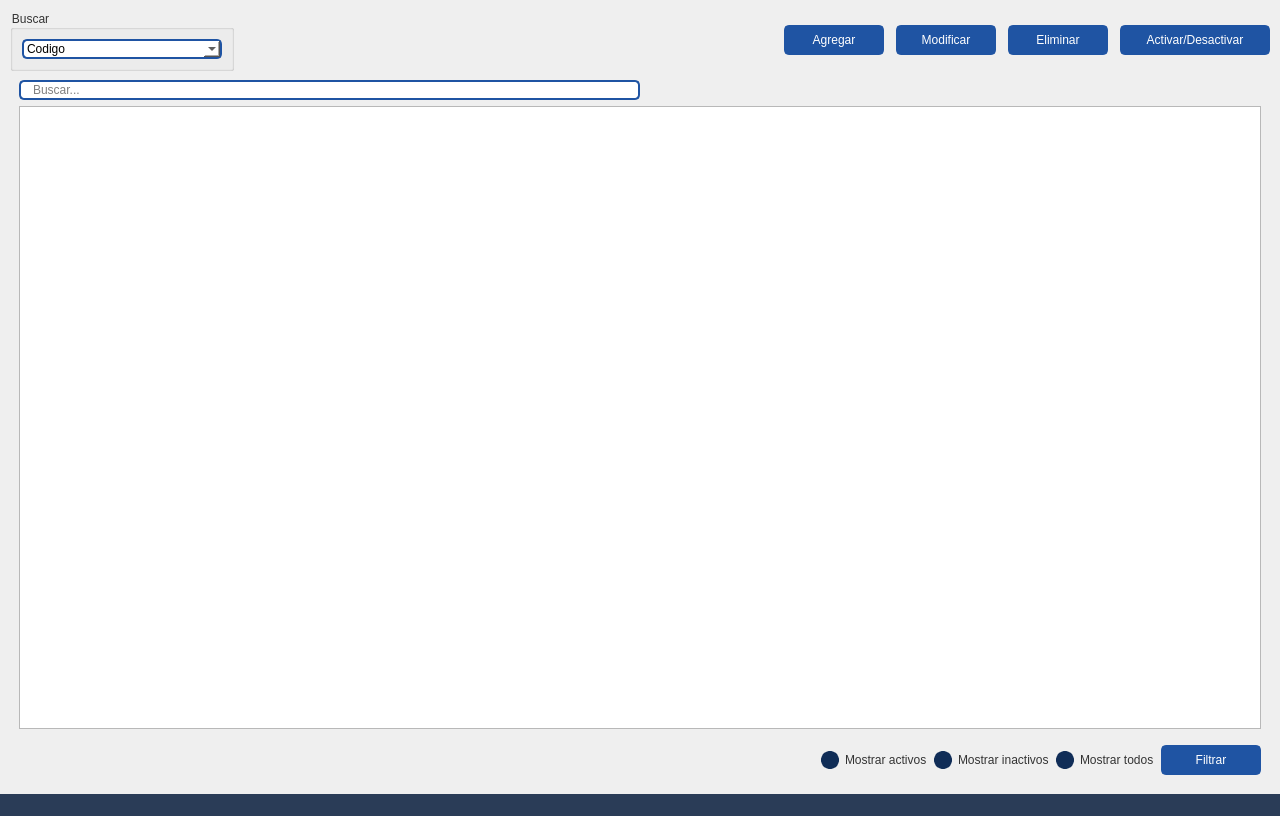
<?xml version="1.0" encoding="UTF-8"?>
<ui version="4.0">
 <author>Wanderson M. Pimenta</author>
 <class>MainWindow</class>
 <widget class="QMainWindow" name="MainWindow">
  <property name="geometry">
   <rect>
    <x>0</x>
    <y>0</y>
    <width>1280</width>
    <height>816</height>
   </rect>
  </property>
  <property name="minimumSize">
   <size>
    <width>1280</width>
    <height>720</height>
   </size>
  </property>
  <property name="windowTitle">
   <string/>
  </property>
  <property name="windowIcon">
   <iconset>
    <normaloff>:/images/images/images/Logo_vertical.png</normaloff>:/images/images/images/Logo_vertical.png</iconset>
  </property>
  <widget class="QWidget" name="styleSheet">
   <property name="font">
    <font>
     <family>Segoe UI</family>
     <pointsize>9</pointsize>
     <weight>50</weight>
     <italic>false</italic>
     <bold>false</bold>
    </font>
   </property>
   <property name="styleSheet">
    <string notr="true">QWidget{
	color: #333;
	font: 9pt &quot;Segoe UI&quot;;
}
/* -----------------  MENUS ----------------- */


#topMenu .QPushButton {	
	background-position: left center;
    background-repeat: no-repeat;
	border: none;
	border-left: 22px solid transparent;
	background-color: transparent;
	text-align: left;
	padding-left: 44px;
    color: #f8f8f2;
}

#topMenu .QPushButton:hover {
	background-color: #286FD6;
}
#topMenu .QPushButton:pressed {	
	background-color: #2A3C57;
	color: rgb(255, 255, 255);
}
#bottomMenu .QPushButton {	
	background-position: left center;
    background-repeat: no-repeat;
	border: none;
	border-left: 20px solid transparent;
	background-color:transparent;
	text-align: left;
	padding-left: 44px;
    color: #f8f8f2;
}
#bottomMenu .QPushButton:hover {
	background-color: #286FD6;
}
#bottomMenu .QPushButton:pressed {	
	background-color: #2A3C57;
	color: rgb(255, 255, 255);
}
/* ----------------- Bottom Bar ----------------- */
/*Status bar (inferior)*/
#bottomBar { background-color: #2A3C57 }
#bottomBar QLabel { font-size: 11px; color: #f8f8f2; padding-left: 10px; padding-right: 10px; padding-bottom: 2px; }


/* ----------------- QTableWidget ----------------- */
QTableWidget {	
	background-color: transparent;
/*	padding: 10px;*/
	border-radius: 5px;
	gridline-color: #6C99DD;
    outline: none;
}
QTableWidget::item{
	border-color: tranparent;
	padding-left: 5px;
	padding-right: 5px;
	gridline-color: transparent;
}

QTableWidget::item:selected{
	background-color:#6C99DD; /*color al seleccionar el cuadro*/
    color: white;/*color de la letra en el cuadro*/
}

QHeaderView::section{
	background-color: white;
	border: none;
	border-style: none;
}

/*
QTableWidget::horizontalHeader {	
	background-color: #6272a4;
}
*/

QHeaderView::section:horizontal
{
    border: 1px solid #1F54A3;
	background-color: #1F54A3;
/*	padding: 3px;*/
	border-top-left-radius: 7px;
    border-top-right-radius: 7px;
    color: white;
}

QHeaderView::section:vertical
{
    border: 1px solid #1F54A3;
	border-top-left-radius: 7px;
    border-bottom-left-radius: 7px;
	padding-left:4px;
}




/* ----------------- LineEdit  ----------------- */
QLineEdit {
	border-radius: 5px;
	border: 2px solid #1F54A3;
	padding-left: 10px;
	selection-color: white;
	selection-background-color: #2A3C57;
    color: black;
}
QLineEdit:hover {
	border: 2px solid rgb(98, 114, 164);
}
QLineEdit:focus {
	border: 2px solid #2A3C57;
}




/* ----------------- ScrollBars ----------------- */
/*tamaño y bordes*/
QScrollBar:horizontal {
    border: none;
    background: #6272a4;
    height: 8px;
    margin: 0px 21px 0 21px;
	border-radius: 0px;
}
/*la linea*/
QScrollBar::handle:horizontal {
    background: #296FD6;
    min-width: 25px;

}
/*bordecito inferior derecho*/
QScrollBar::add-line:horizontal {
    border: none;
    background: #102D57;
    width: 20px;
	border-top-right-radius: 4px;
    border-bottom-right-radius: 4px;
    subcontrol-position: right;
    subcontrol-origin: margin;
}
/*bordecito inferior izquierdo*/
QScrollBar::sub-line:horizontal {
    border: none;
    background: #102D57;
    width: 20px;
	border-top-left-radius: 4px;
    border-bottom-left-radius: 4px;
    subcontrol-position: left;
    subcontrol-origin: margin;
}

/*tamaño y bordes*/
 QScrollBar:vertical {
	border: none;
    background-color: #6272a4;
    width: 8px;
    margin: 21px 0 21px 0;
	border-radius: 0px;
 }
/*la linea*/
 QScrollBar::handle:vertical {	
	background: #296FD6;
    min-height: 25px;

 }
/*bordecito lateral inferior*/
 QScrollBar::add-line:vertical {
     border: none;
    background: #102D57;
     height: 20px;
	border-bottom-left-radius: 4px;
    border-bottom-right-radius: 4px;
     subcontrol-position: bottom;
     subcontrol-origin: margin;
 }
/*bordecito lateral superior*/
 QScrollBar::sub-line:vertical {
	border: none;
    background: #102D57;
     height: 20px;
	border-top-left-radius: 4px;
    border-top-right-radius: 4px;
     subcontrol-position: top;
     subcontrol-origin: margin;
 }

/* ----------------- RadioButton ----------------- */
QRadioButton::indicator {
    border: 3px solid #102D57;
	width: 12px;
	height: 12px;
	border-radius: 9px;
    background: #102D57;
}

QRadioButton::indicator:hover {
    border: 3px solid #1F54A3;
}

QRadioButton::indicator:checked {
    background: 3px solid #296FD6;
	border: 3px solid #296FD6;	
}
/* ----------------- QComboBox ----------------- */
QComboBox{
	background-color: white;
	border-radius: 5px;
	border: 2px solid #1F54A3;
    color: black;
}
QComboBox:hover{
	border: 2px solid #7284b9;
}
QComboBox::drop-down {
	subcontrol-origin: padding;
	subcontrol-position: top right;
	width: 25px; 
	border-left-width: 3px;
	border-left-color: white;
	border-left-style: solid;
	border-top-right-radius: 3px;
	background-image:url(:/icons/images/icons/cil-arrow-bottom.png);
	border-bottom-right-radius: 3px;	
	background-position: center;
	background-repeat: no-reperat;
 }

QComboBox QAbstractItemView {
	color: white;	
	background-color: #1F54A3;
	
	selection-background-color: #1F54A3;
}




</string>
   </property>
   <layout class="QGridLayout" name="gridLayout_10">
    <property name="leftMargin">
     <number>0</number>
    </property>
    <property name="topMargin">
     <number>0</number>
    </property>
    <property name="rightMargin">
     <number>0</number>
    </property>
    <property name="bottomMargin">
     <number>0</number>
    </property>
    <property name="spacing">
     <number>0</number>
    </property>
    <item row="0" column="0">
     <widget class="QFrame" name="bgApp">
      <property name="styleSheet">
       <string notr="true"/>
      </property>
      <property name="frameShape">
       <enum>QFrame::NoFrame</enum>
      </property>
      <property name="frameShadow">
       <enum>QFrame::Raised</enum>
      </property>
      <layout class="QHBoxLayout" name="appLayout">
       <property name="spacing">
        <number>0</number>
       </property>
       <property name="leftMargin">
        <number>0</number>
       </property>
       <property name="topMargin">
        <number>0</number>
       </property>
       <property name="rightMargin">
        <number>0</number>
       </property>
       <property name="bottomMargin">
        <number>0</number>
       </property>
       <item>
        <widget class="QFrame" name="contentBox">
         <property name="frameShape">
          <enum>QFrame::NoFrame</enum>
         </property>
         <property name="frameShadow">
          <enum>QFrame::Raised</enum>
         </property>
         <layout class="QVBoxLayout" name="verticalLayout_2">
          <property name="spacing">
           <number>0</number>
          </property>
          <property name="leftMargin">
           <number>0</number>
          </property>
          <property name="topMargin">
           <number>0</number>
          </property>
          <property name="rightMargin">
           <number>0</number>
          </property>
          <property name="bottomMargin">
           <number>0</number>
          </property>
          <item>
           <widget class="QFrame" name="contentBottom">
            <property name="frameShape">
             <enum>QFrame::NoFrame</enum>
            </property>
            <property name="frameShadow">
             <enum>QFrame::Raised</enum>
            </property>
            <layout class="QVBoxLayout" name="verticalLayout_6">
             <property name="spacing">
              <number>0</number>
             </property>
             <property name="leftMargin">
              <number>0</number>
             </property>
             <property name="topMargin">
              <number>0</number>
             </property>
             <property name="rightMargin">
              <number>0</number>
             </property>
             <property name="bottomMargin">
              <number>0</number>
             </property>
             <item>
              <widget class="QFrame" name="content">
               <property name="frameShape">
                <enum>QFrame::NoFrame</enum>
               </property>
               <property name="frameShadow">
                <enum>QFrame::Raised</enum>
               </property>
               <layout class="QHBoxLayout" name="horizontalLayout_4">
                <property name="spacing">
                 <number>0</number>
                </property>
                <property name="leftMargin">
                 <number>0</number>
                </property>
                <property name="topMargin">
                 <number>0</number>
                </property>
                <property name="rightMargin">
                 <number>0</number>
                </property>
                <property name="bottomMargin">
                 <number>0</number>
                </property>
                <item>
                 <widget class="QFrame" name="pagesContainer">
                  <property name="styleSheet">
                   <string notr="true"/>
                  </property>
                  <property name="frameShape">
                   <enum>QFrame::NoFrame</enum>
                  </property>
                  <property name="frameShadow">
                   <enum>QFrame::Raised</enum>
                  </property>
                  <layout class="QVBoxLayout" name="verticalLayout_15">
                   <property name="spacing">
                    <number>0</number>
                   </property>
                   <property name="leftMargin">
                    <number>10</number>
                   </property>
                   <property name="topMargin">
                    <number>10</number>
                   </property>
                   <property name="rightMargin">
                    <number>10</number>
                   </property>
                   <property name="bottomMargin">
                    <number>10</number>
                   </property>
                   <item>
                    <layout class="QHBoxLayout" name="horizontalLayout_19">
                     <item>
                      <widget class="QGroupBox" name="groupBox_5">
                       <property name="title">
                        <string>Buscar</string>
                       </property>
                       <layout class="QHBoxLayout" name="horizontalLayout_20">
                        <item>
                         <widget class="QComboBox" name="cbo_filterFacultad">
                          <property name="minimumSize">
                           <size>
                            <width>200</width>
                            <height>0</height>
                           </size>
                          </property>
                          <item>
                           <property name="text">
                            <string>Codigo</string>
                           </property>
                          </item>
                          <item>
                           <property name="text">
                            <string>Nombre facultad</string>
                           </property>
                          </item>
                          <item>
                           <property name="text">
                            <string>Siglas</string>
                           </property>
                          </item>
                         </widget>
                        </item>
                       </layout>
                      </widget>
                     </item>
                     <item>
                      <spacer name="horizontalSpacer_10">
                       <property name="orientation">
                        <enum>Qt::Horizontal</enum>
                       </property>
                       <property name="sizeHint" stdset="0">
                        <size>
                         <width>40</width>
                         <height>20</height>
                        </size>
                       </property>
                      </spacer>
                     </item>
                     <item>
                      <layout class="QHBoxLayout" name="horizontalLayout_2">
                       <property name="spacing">
                        <number>12</number>
                       </property>
                       <property name="rightMargin">
                        <number>0</number>
                       </property>
                       <item>
                        <widget class="QPushButton" name="btn_agregar">
                         <property name="minimumSize">
                          <size>
                           <width>100</width>
                           <height>30</height>
                          </size>
                         </property>
                         <property name="focusPolicy">
                          <enum>Qt::TabFocus</enum>
                         </property>
                         <property name="toolTip">
                          <string>Agregar cliente</string>
                         </property>
                         <property name="styleSheet">
                          <string notr="true">#pagesContainer QPushButton {
	border: 2px solid #1F54A3;
	border-radius: 5px;	
	background-color: #1F54A3;
	color:white;
}
#pagesContainer QPushButton:hover {
	background-color: #286FD6;
	border: 2px solid #286FD6;
}
#pagesContainer QPushButton:pressed {	
	background-color: #2A3C57;
	border: 2px solid #2A3C57;
}</string>
                         </property>
                         <property name="text">
                          <string>Agregar</string>
                         </property>
                        </widget>
                       </item>
                       <item>
                        <widget class="QPushButton" name="btn_modificar">
                         <property name="minimumSize">
                          <size>
                           <width>100</width>
                           <height>30</height>
                          </size>
                         </property>
                         <property name="focusPolicy">
                          <enum>Qt::TabFocus</enum>
                         </property>
                         <property name="toolTip">
                          <string>Modificar Cliente</string>
                         </property>
                         <property name="styleSheet">
                          <string notr="true">#pagesContainer QPushButton {
	border: 2px solid #1F54A3;
	border-radius: 5px;	
	background-color: #1F54A3;
	color:white;
}
#pagesContainer QPushButton:hover {
	background-color: #286FD6;
	border: 2px solid #286FD6;
}
#pagesContainer QPushButton:pressed {	
	background-color: #2A3C57;
	border: 2px solid #2A3C57;
}</string>
                         </property>
                         <property name="text">
                          <string>Modificar</string>
                         </property>
                        </widget>
                       </item>
                       <item>
                        <widget class="QPushButton" name="btn_eliminar">
                         <property name="minimumSize">
                          <size>
                           <width>100</width>
                           <height>30</height>
                          </size>
                         </property>
                         <property name="styleSheet">
                          <string notr="true">#pagesContainer QPushButton {
	border: 2px solid #1F54A3;
	border-radius: 5px;	
	background-color: #1F54A3;
	color:white;
}
#pagesContainer QPushButton:hover {
	background-color: #286FD6;
	border: 2px solid #286FD6;
}
#pagesContainer QPushButton:pressed {	
	background-color: #2A3C57;
	border: 2px solid #2A3C57;
}</string>
                         </property>
                         <property name="text">
                          <string>Eliminar</string>
                         </property>
                        </widget>
                       </item>
                       <item>
                        <widget class="QPushButton" name="btn_baja">
                         <property name="minimumSize">
                          <size>
                           <width>150</width>
                           <height>30</height>
                          </size>
                         </property>
                         <property name="styleSheet">
                          <string notr="true">#pagesContainer QPushButton {
	border: 2px solid #1F54A3;
	border-radius: 5px;	
	background-color: #1F54A3;
	color:white;
}
#pagesContainer QPushButton:hover {
	background-color: #286FD6;
	border: 2px solid #286FD6;
}
#pagesContainer QPushButton:pressed {	
	background-color: #2A3C57;
	border: 2px solid #2A3C57;
}</string>
                         </property>
                         <property name="text">
                          <string>Activar/Desactivar</string>
                         </property>
                        </widget>
                       </item>
                      </layout>
                     </item>
                    </layout>
                   </item>
                   <item>
                    <widget class="QStackedWidget" name="stackedWidget">
                     <property name="styleSheet">
                      <string notr="true"/>
                     </property>
                     <property name="currentIndex">
                      <number>0</number>
                     </property>
                     <widget class="QWidget" name="personas">
                      <layout class="QGridLayout" name="gridLayout_8">
                       <item row="0" column="0">
                        <layout class="QHBoxLayout" name="horizontalLayout_21">
                         <item>
                          <widget class="QLineEdit" name="txtBuscarFacultad">
                           <property name="placeholderText">
                            <string>Buscar...</string>
                           </property>
                          </widget>
                         </item>
                         <item>
                          <spacer name="horizontalSpacer_11">
                           <property name="orientation">
                            <enum>Qt::Horizontal</enum>
                           </property>
                           <property name="sizeHint" stdset="0">
                            <size>
                             <width>40</width>
                             <height>20</height>
                            </size>
                           </property>
                          </spacer>
                         </item>
                        </layout>
                       </item>
                       <item row="1" column="0">
                        <layout class="QGridLayout" name="gridLayout_13">
                         <item row="0" column="0">
                          <widget class="QTableView" name="tablefacultad">
                           <property name="editTriggers">
                            <set>QAbstractItemView::NoEditTriggers</set>
                           </property>
                           <property name="selectionBehavior">
                            <enum>QAbstractItemView::SelectRows</enum>
                           </property>
                           <attribute name="horizontalHeaderDefaultSectionSize">
                            <number>150</number>
                           </attribute>
                           <attribute name="horizontalHeaderMinimumSectionSize">
                            <number>80</number>
                           </attribute>
                           <attribute name="horizontalHeaderStretchLastSection">
                            <bool>true</bool>
                           </attribute>
                          </widget>
                         </item>
                        </layout>
                       </item>
                       <item row="2" column="0">
                        <layout class="QHBoxLayout" name="horizontalLayout">
                         <property name="leftMargin">
                          <number>10</number>
                         </property>
                         <property name="topMargin">
                          <number>10</number>
                         </property>
                         <item>
                          <spacer name="horizontalSpacer">
                           <property name="orientation">
                            <enum>Qt::Horizontal</enum>
                           </property>
                           <property name="sizeHint" stdset="0">
                            <size>
                             <width>40</width>
                             <height>20</height>
                            </size>
                           </property>
                          </spacer>
                         </item>
                         <item>
                          <widget class="QRadioButton" name="rdb_activo">
                           <property name="text">
                            <string>Mostrar activos</string>
                           </property>
                          </widget>
                         </item>
                         <item>
                          <widget class="QRadioButton" name="rdb_inactivo">
                           <property name="text">
                            <string>Mostrar inactivos</string>
                           </property>
                          </widget>
                         </item>
                         <item>
                          <widget class="QRadioButton" name="rdb_all">
                           <property name="text">
                            <string>Mostrar todos</string>
                           </property>
                          </widget>
                         </item>
                         <item>
                          <widget class="QPushButton" name="btn_filtrar">
                           <property name="minimumSize">
                            <size>
                             <width>100</width>
                             <height>30</height>
                            </size>
                           </property>
                           <property name="styleSheet">
                            <string notr="true">#pagesContainer QPushButton {
	border: 2px solid #1F54A3;
	border-radius: 5px;	
	background-color: #1F54A3;
	color:white;
}
#pagesContainer QPushButton:hover {
	background-color: #286FD6;
	border: 2px solid #286FD6;
}
#pagesContainer QPushButton:pressed {	
	background-color: #2A3C57;
	border: 2px solid #2A3C57;
}</string>
                           </property>
                           <property name="text">
                            <string>Filtrar</string>
                           </property>
                          </widget>
                         </item>
                        </layout>
                       </item>
                      </layout>
                     </widget>
                    </widget>
                   </item>
                  </layout>
                 </widget>
                </item>
               </layout>
              </widget>
             </item>
             <item>
              <widget class="QFrame" name="bottomBar">
               <property name="minimumSize">
                <size>
                 <width>0</width>
                 <height>22</height>
                </size>
               </property>
               <property name="maximumSize">
                <size>
                 <width>16777215</width>
                 <height>22</height>
                </size>
               </property>
               <property name="frameShape">
                <enum>QFrame::NoFrame</enum>
               </property>
               <property name="frameShadow">
                <enum>QFrame::Raised</enum>
               </property>
               <layout class="QHBoxLayout" name="horizontalLayout_5">
                <property name="spacing">
                 <number>0</number>
                </property>
                <property name="leftMargin">
                 <number>0</number>
                </property>
                <property name="topMargin">
                 <number>0</number>
                </property>
                <property name="rightMargin">
                 <number>0</number>
                </property>
                <property name="bottomMargin">
                 <number>0</number>
                </property>
                <item>
                 <widget class="QLabel" name="fechahora">
                  <property name="text">
                   <string/>
                  </property>
                  <property name="alignment">
                   <set>Qt::AlignRight|Qt::AlignTrailing|Qt::AlignVCenter</set>
                  </property>
                 </widget>
                </item>
               </layout>
              </widget>
             </item>
            </layout>
           </widget>
          </item>
         </layout>
        </widget>
       </item>
      </layout>
     </widget>
    </item>
   </layout>
  </widget>
 </widget>
 <tabstops>
  <tabstop>cbo_filterFacultad</tabstop>
  <tabstop>txtBuscarFacultad</tabstop>
  <tabstop>tablefacultad</tabstop>
 </tabstops>
 <resources>
  <include location="resources.qrc"/>
 </resources>
 <connections/>
</ui>
